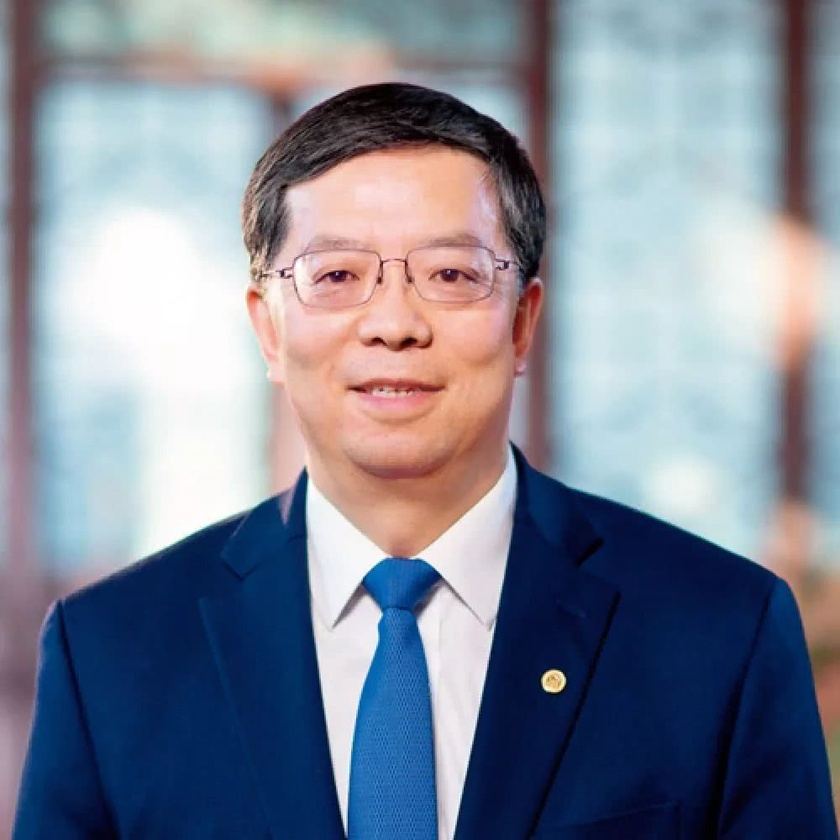
#> input picture qiu.jpg, 840 x 840 px, shrunk from 1000 x 1000 before the run
$ python genMask.py qiu.jpg
#> lines starting #> are read from the running program, lines starting #| are printed output that depends on the picture
import cv2,sys
import numpy as np
img = cv2.imread(sys.argv[1])
#> img is the input picture: shape (840, 840, 3); mean B, G, R 150.6, 135.5, 129
print(img.shape)
#| (840, 840, 3)
x = np.zeros(img.shape[:2],dtype = np.uint8)
h,w = x.shape
#> h = 840; w = 840
x[h//6:h//6*5,w//6:w//6*5] = 1
x[h//8*3:h//8*5,w//8*3:w//8*5] = 2
print("_mask.".join(sys.argv[1].split(".")))
cv2.imwrite("_mask.".join(sys.argv[1].split(".")),x)
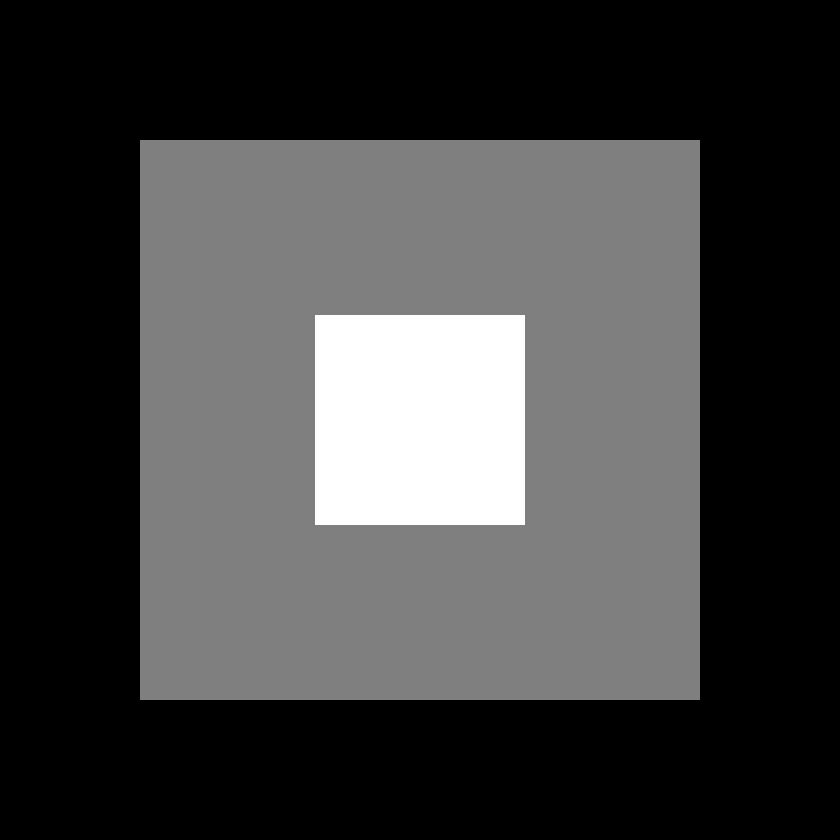
#> saved as qiu_mask.jpg: shape (840, 840); min 0, max 2, mean 0.507; drawn with min black and max white
